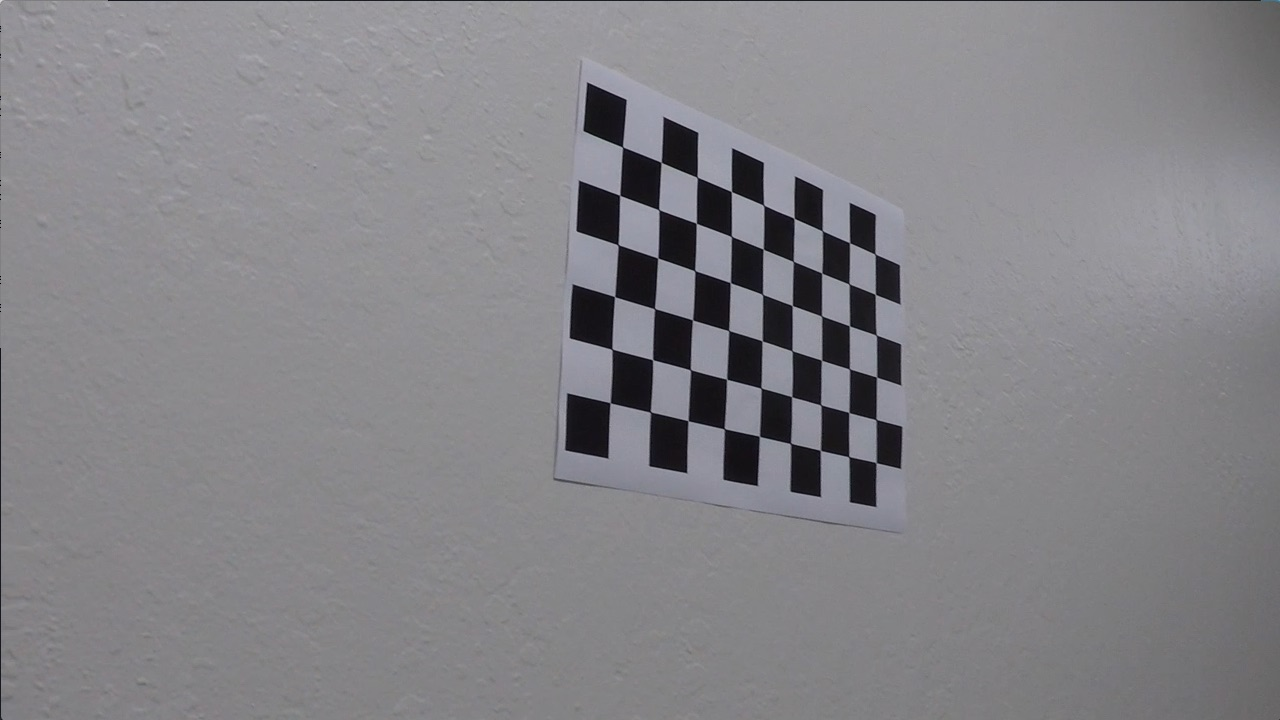
#> input picture camera_cal/calibration9.jpg, 1280 x 720 px
$ python calibrate_camera.warp.py
#> lines starting #> are read from the running program, lines starting #| are printed output that depends on the picture
""" Calibrate Camera - Warp Test

This is a test to make sure that our camera calibration works correctly with
perspective transformation.  It's easier to check this with a chessboard
to make sure before we apply it to real images.
"""
import numpy as np
import cv2
import glob
import matplotlib.pyplot as plt
import pickle

# Define a function that takes an image, number of x and y points,
# camera matrix and distortion coefficients
def corners_unwarp(img, nx, ny, mtx, dist):
    # Use the OpenCV undistort() function to remove distortion
    undist = cv2.undistort(img, mtx, dist, None, mtx)
    # Convert undistorted image to grayscale
    gray = cv2.cvtColor(undist, cv2.COLOR_BGR2GRAY)

    # Search for corners in the grayscaled image
    ret, corners = cv2.findChessboardCorners(gray, (nx, ny), None)

    if ret == True:
        # If we found corners, draw them! (just for fun)
        cv2.drawChessboardCorners(undist, (nx, ny), corners, ret)
        # Choose offset from image corners to plot detected corners
        # This should be chosen to present the result at the proper aspect ratio
        # My choice of 100 pixels is not exact, but close enough for our purpose here
        offset = 100 # offset for dst points
        # Grab the image shape
        img_size = (gray.shape[1], gray.shape[0])

        # For source points I'm grabbing the outer four detected corners
        src = np.float32([corners[0], corners[nx-1], corners[-1], corners[-nx]])
        # For destination points, I'm arbitrarily choosing some points to be
        # a nice fit for displaying our warped result
        # again, not exact, but close enough for our purposes
        dst = np.float32([[offset, offset], [img_size[0]-offset, offset],
                                     [img_size[0]-offset, img_size[1]-offset],
                                     [offset, img_size[1]-offset]])
        # Given src and dst points, calculate the perspective transform matrix
        M = cv2.getPerspectiveTransform(src, dst)
        # Warp the image using OpenCV warpPerspective()
        warped = cv2.warpPerspective(undist, M, img_size)

    # Return the resulting image and matrix
    return warped, M

# Get raw image for testing
test_img_fname = 'camera_cal/calibration9.jpg'
img = cv2.imread(test_img_fname)
#> img is the input picture: shape (720, 1280, 3); mean B, G, R 135.7, 131.6, 132.6
img_size = (img.shape[0:2])
#> img_size = (720, 1280)

# Load the pickle to get the matrix and coefficients
pickle_file = "camera_pickle.p"
dist_unpickled = pickle.load(open(pickle_file, "rb"))
#> (reads camera_pickle.p from the repository)

mtx = dist_unpickled["mtx"]
dist = dist_unpickled["dist"]

# Warp the image and display
nx, ny = 9, 6
dst, M = corners_unwarp(img, nx, ny, mtx, dist)
#> in corners_unwarp, `ret, corners = cv2.findChessboardCorners(gray, (nx, ny), None)`: ret = True; corners = 54 rows, first 8: [622.2, 144.3], [661.1, 160.3], [697.4, 175.6], [732, 190.1], [764.4, 203.8], [795, 217], [823.6, 229.4], [851.5, 241.3]
#> in corners_unwarp, `cv2.drawChessboardCorners(undist, (nx, ny), corners, ret)`:
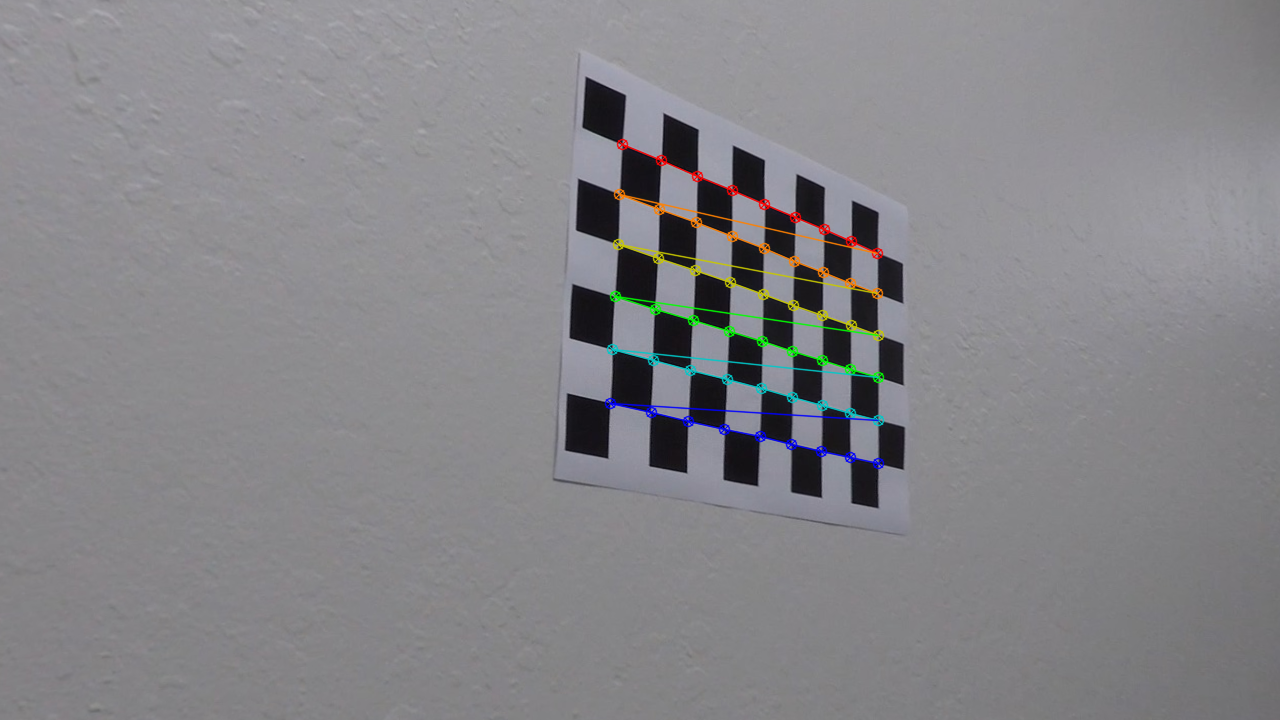
#> undist: shape (720, 1280, 3); mean B, G, R 136.5, 132.8, 133.6
#> in corners_unwarp, `src = np.float32([corners[0], corners[nx-1], corners[-1], corners[-nx]])`: src = [[622.2, 144.3], [877.4, 252.5], [878.1, 463.5], [610.1, 402.7]]
#> in corners_unwarp, `M = cv2.getPerspectiveTransform(src, dst)`: M = [[2.2, 0.116, -1315.9], [-0.646, 1.4, 266.3], [-0.000552, 0.000106, 1]]
#> in corners_unwarp, `warped = cv2.warpPerspective(undist, M, img_size)`:
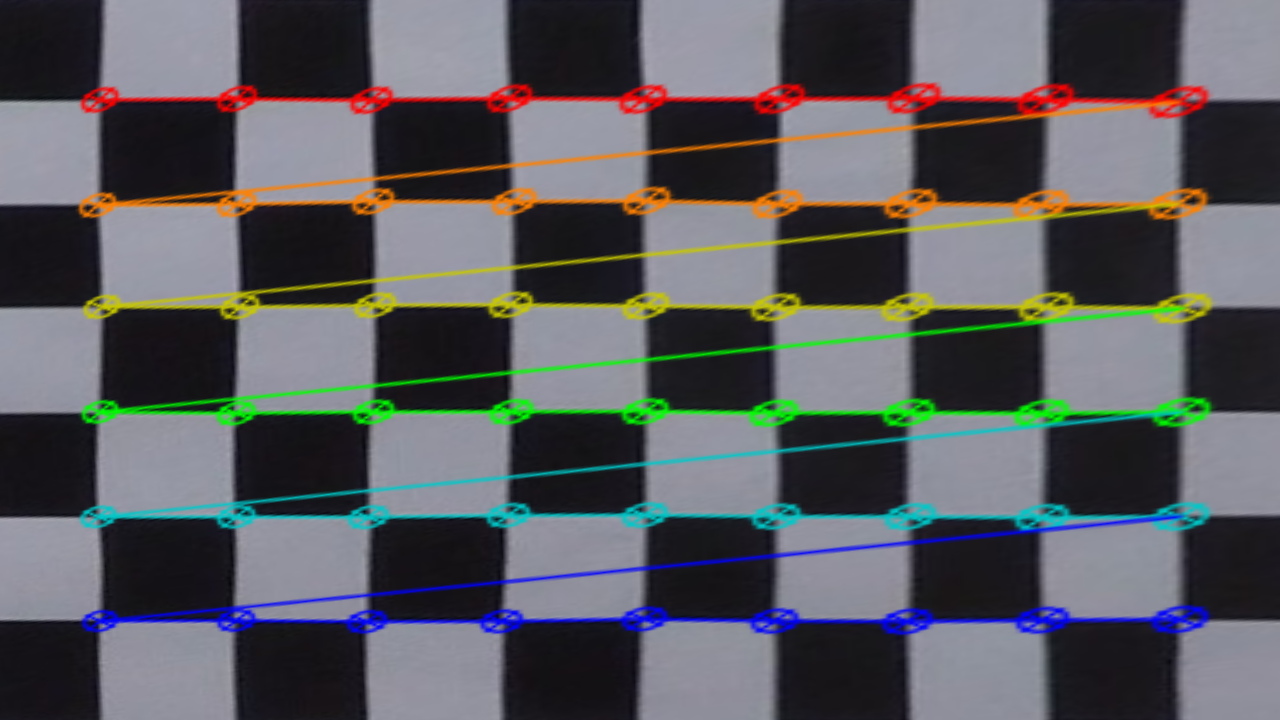
#> warped: shape (720, 1280, 3); mean B, G, R 94.2, 90.2, 89.2

cv2.imshow('Warped {}'.format(test_img_fname), dst)
cv2.waitKey(10000)
